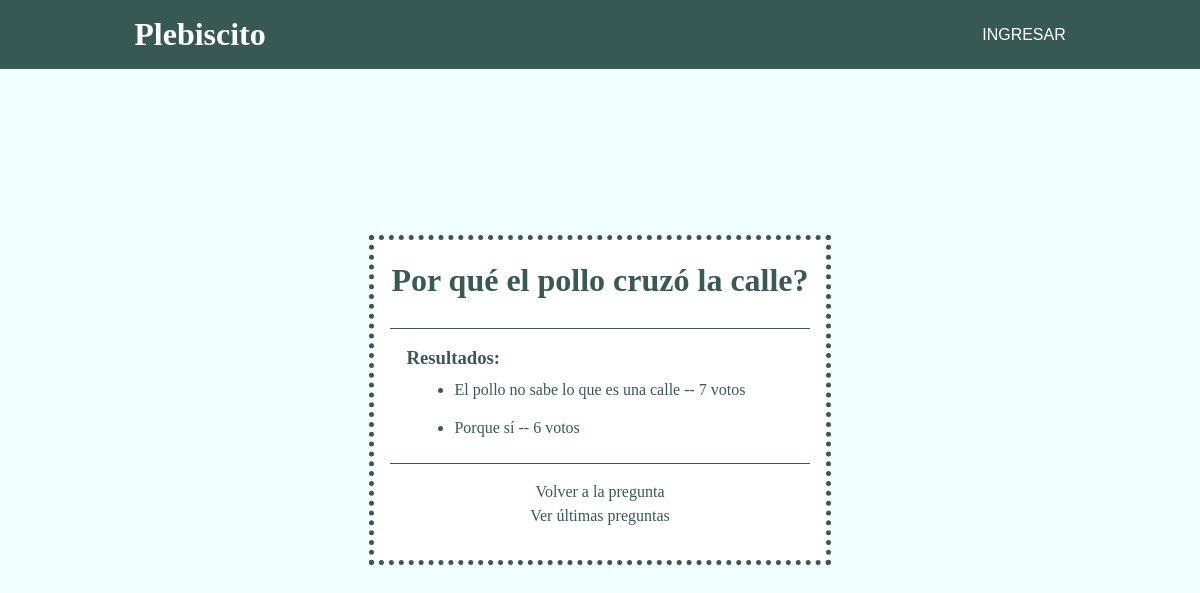
Before: /polls/5/results with the older database file.
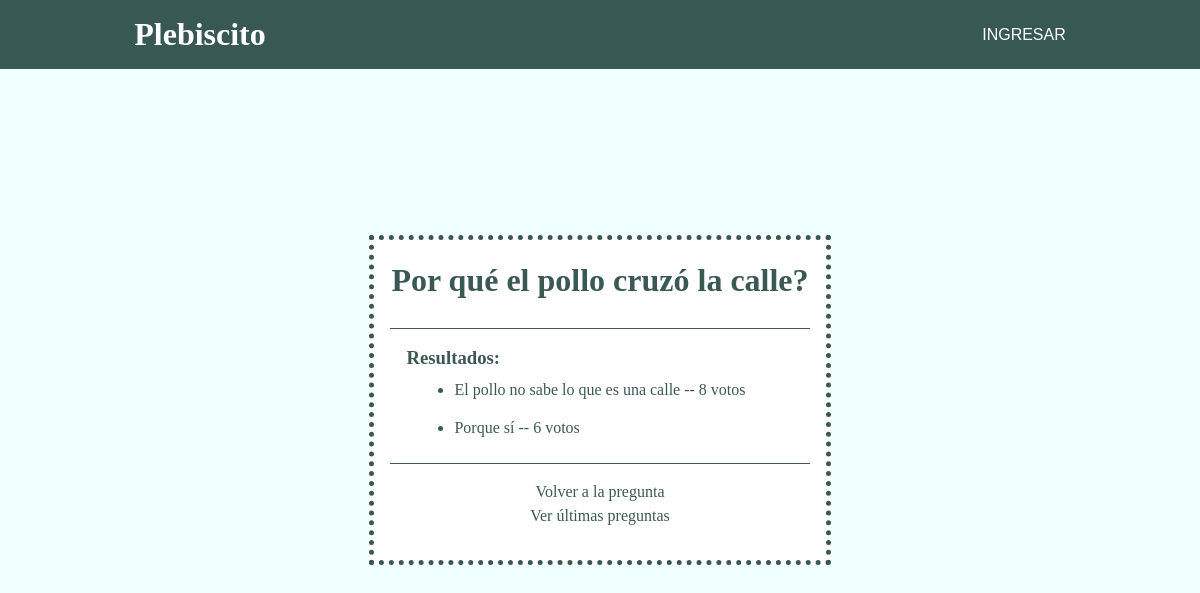
After: the same page with the newer database file.
### polls/models.py (models this page shows, shortened)
class Question(models.Model):
    question_text = models.CharField(max_length=200)
    pub_date = models.DateTimeField('Fecha de publicación')
    def was_published_recently(self):
        now = timezone.now()
        return now - datetime.timedelta(days=1) <= self.pub_date <=now
    was_published_recently.admin_order_field = 'pub_date'
    was_published_recently.boolean = True
    was_published_recently.short_description = 'Publicado recientemente?'

class Choice(models.Model):
    question = models.ForeignKey(Question, on_delete=models.CASCADE)
    choice_text = models.CharField(max_length=200)
    votes = models.IntegerField(default=0)

### polls/views.py (the view)
# urls.py: path('<int:pk>/results', views.ResultsView.as_view(), name='results'),
class ResultsView(generic.DetailView):
    model = Question
    template_name = 'polls/results.html'

### polls/templates/polls/results.html (shortened to what this page needs)
{% extends 'base.html' %}
{% block content %}
<div class="sub-title">
  <h1>{{ question.question_text }}</h1>
</div>
<div class="sub-content">
  <h3>Resultados:</h2>
  <ul>
{% for choice in question.choice_set.all %}
  <div class="sub-option">
    <li>{{ choice.choice_text }} -- {{ choice.votes }} voto{{ choice.votes|pluralize }}</li>
  </div>
{% endfor %}
  </ul>
</div>
<div class="sub-footer">
  <a href="{% url 'polls:detail' question.id %}">Volver a la pregunta</a>
  <br><a href="{% url 'polls:index' %}">Ver últimas preguntas</a>
{% endblock %}

### polls/templates/base.html (shortened to what this page needs)
<html>
	<head>
	</head>
	<body>
		<header>
			<p class="cero"></p>
			<h1><a href="{% url 'index' %}" class="logo">Plebiscito</a></h1>
			<nav>
				<ul>
					{% if user.is_authenticated %}
					<li><a href="{% url 'account_logout' %}">Cerrar sesión</a></li>
					{% else %}
					<li><a href="{% url 'account_login' %}">Ingresar</a></li>
					{% endif %}
				</ul>
			</nav>
		</header>
		<div class="content">
			<div class="container">
			{% block content %}
			{% endblock %}
			</div>
		</div>
	</body>
</html>

### polls/templates/base.html (style rules this page uses)
* { margin: 0; padding: 0; }
*, *::before, *::after { box-sizing: border-box; }
:root { --background: rgba(10, 47, 40, 0.8); }
h1, h2, h3 { font-family: 'Times New Roman', Times, serif; }
header { padding: 1em; background: var(--background); text-align: center; width: 100%; position: fixed; z-index: 99; }
nav { background: var(--background); width: 100%; top: 100%; left: 0; position: absolute; text-align: center; transform: scale(1,0); transform-origin: top; transition: 400ms ease-in-out; }
nav ul { margin: 0; padding: 0; list-style: none; }
nav li { margin-bottom: 1em; margin-left: 1em; }
nav a { font-family: Arial, Helvetica, sans-serif; text-transform: uppercase; opacity: 0; transition: opacity 150ms ease-in-out; }
header a:any-link, nav a:any-link { color: white; text-decoration: none; }
.content { height: 100vh; background-color: azure; display: grid; place-items: center; }
.content a:any-link { color: var(--background); text-decoration: none; }
.container { padding: 1em; background: white; margin: 5%; color: var(--background); border: 5px dotted var(--background); line-height: 1.5; }
.sub-title { text-align: center; padding-bottom: 1.5em; border-bottom: 1px solid var(--background); }
.sub-content { padding: 1em; line-height: 1.4; }
.sub-option { padding: .5em 3em; }
.sub-footer { padding: 1em; text-align: center; border-top: 1px solid var(--background); }
@media screen and (min-width: 600px) { header { display: grid; grid-template-columns: 1fr auto minmax(800px, 1fr) 1fr; } }
@media screen and (min-width: 600px) { .cero { grid-column: 1 / 2; } }
@media screen and (min-width: 600px) { .logo { grid-column: 2 / 3; } }
@media screen and (min-width: 600px) { nav a { opacity: 1; } }
@media screen and (min-width: 600px) { nav { position: relative; text-align: left; transition: none; transform: scale(1,1); background: none; top: initial; left: initial; grid-column: 3 / 4; display: flex; justify-content: flex-end; align-items: center; } }
@media screen and (min-width: 600px) { nav ul { display: flex; } }
@media screen and (min-width: 600px) { nav li { margin-left: 3em; margin-bottom: 0; } }

Changed rows visible on the page:
changed Choice "El pollo no sabe lo que es una calle": votes "7" → "8"
